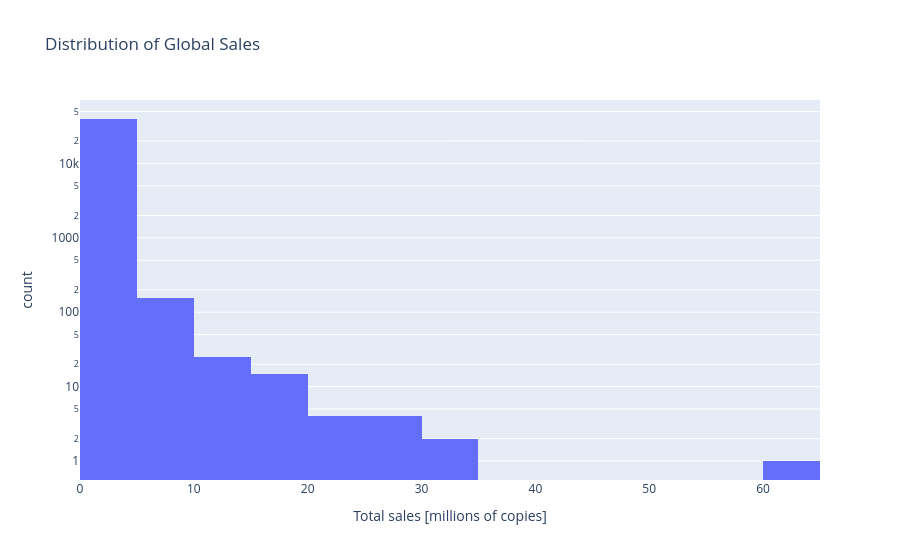

Write notebook code for a chart like this one.
### Code cell
# Istogramma vendite globali
fig = px.histogram(
    complete_sales_by_title,
    x="total_sales",
    log_y=True,
    nbins=15,
    title="Distribution of Global Sales",
    labels={
        "total_sales": "Total sales [millions of copies]",
        "count": "Number of games"
    }
)
fig.update_traces(xbins_start=0)
fig.show()

### Figure 1 — Plotly figure (JSON) as saved in the notebook; plotly's stock layout.template omitted (floating-point values rounded to 4 significant figures; data arrays with more than 128 entries replaced by an {"elided": "..."} marker saying what was removed)
{"data": [{"bingroup": "x", "hovertemplate": "Total sales [millions of copies]=%{x}<br>count=%{y}<extra></extra>", "legendgroup": "", "marker": {"color": "#636efa", "pattern": {"shape": ""}}, "name": "", "nbinsx": 15, "orientation": "v", "showlegend": false, "type": "histogram", "x": {"elided": "39798 float values"}, "xaxis": "x", "xbins": {"start": 0}, "yaxis": "y"}], "layout": {"barmode": "relative", "legend": {"tracegroupgap": 0}, "title": {"text": "Distribution of Global Sales"}, "xaxis": {"anchor": "y", "domain": [0, 1], "title": {"text": "Total sales [millions of copies]"}}, "yaxis": {"anchor": "x", "domain": [0, 1], "title": {"text": "count"}, "type": "log"}}}
